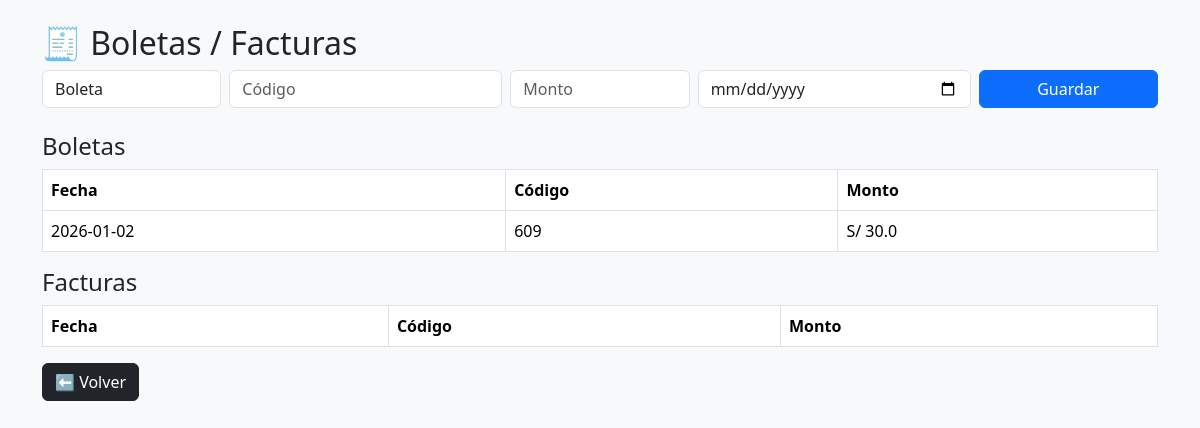
Screenshot of /comprobantes with the database file from the repository.
### app.py (models this page shows)
class Boleta(db.Model):
    id = db.Column(db.Integer, primary_key=True)
    codigo = db.Column(db.String(100))
    monto = db.Column(db.Float)
    fecha = db.Column(db.Date)

### app.py (the view, shortened to what this page needs)
@app.route("/comprobantes", methods=["GET","POST"])
def comprobantes():
    from datetime import datetime
    boletas = Boleta.query.order_by(Boleta.fecha.desc()).all()
    facturas = Factura.query.order_by(Factura.fecha.desc()).all()
    return render_template("comprobantes.html", boletas=boletas, facturas=facturas)

### templates/comprobantes.html (shortened to what this page needs)
<!DOCTYPE html>
<html>
<head>
<link href="https://cdn.jsdelivr.net/npm/bootstrap@5.3.2/dist/css/bootstrap.min.css" rel="stylesheet">
</head>
<body class="bg-light">
<div class="container mt-4">
<h2>🧾 Boletas / Facturas</h2>
<form method="POST" class="row g-2 mb-4">
<div class="col-md-2">
<select name="tipo" class="form-control">
<option value="boleta">Boleta</option>
</select>
</div>
<div class="col-md-3">
<input name="codigo" class="form-control" placeholder="Código" required>
</div>
<div class="col-md-2">
<input name="monto" type="number" step="0.01" class="form-control" placeholder="Monto" required>
</div>
<div class="col-md-3">
<input name="fecha" type="date" class="form-control" required>
</div>
<div class="col-md-2">
<button class="btn btn-primary w-100">Guardar</button>
</div>
</form>
<h4>Boletas</h4>
<table class="table table-bordered">
<tr><th>Fecha</th><th>Código</th><th>Monto</th></tr>
{% for b in boletas %}
<tr><td>{{b.fecha}}</td><td>{{b.codigo}}</td><td>S/ {{b.monto}}</td></tr>
{% endfor %}
</table>
<h4>Facturas</h4>
<table class="table table-bordered">
<tr><th>Fecha</th><th>Código</th><th>Monto</th></tr>
</table>
<a href="/" class="btn btn-dark">⬅ Volver</a>
</div>
</body>
</html>

### rows the page displays
Boleta: fecha "2026-01-02", codigo "609", monto "30.0"
